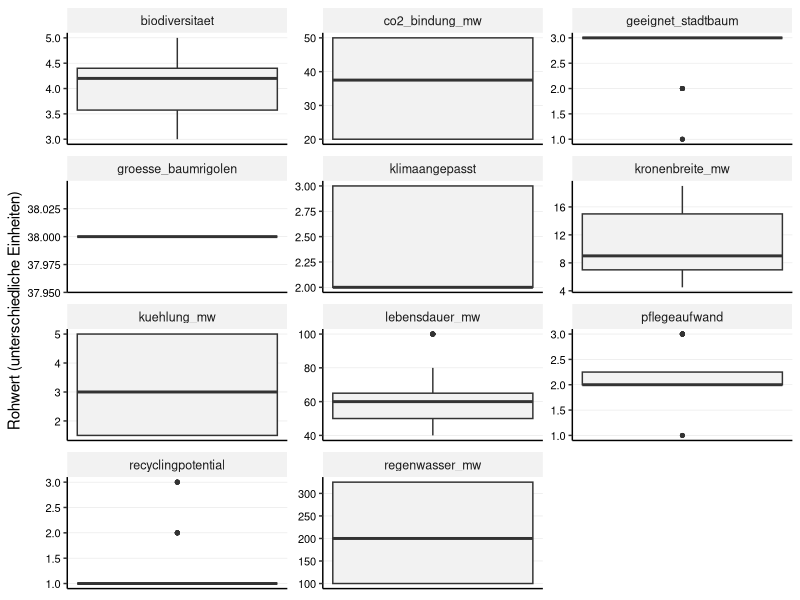
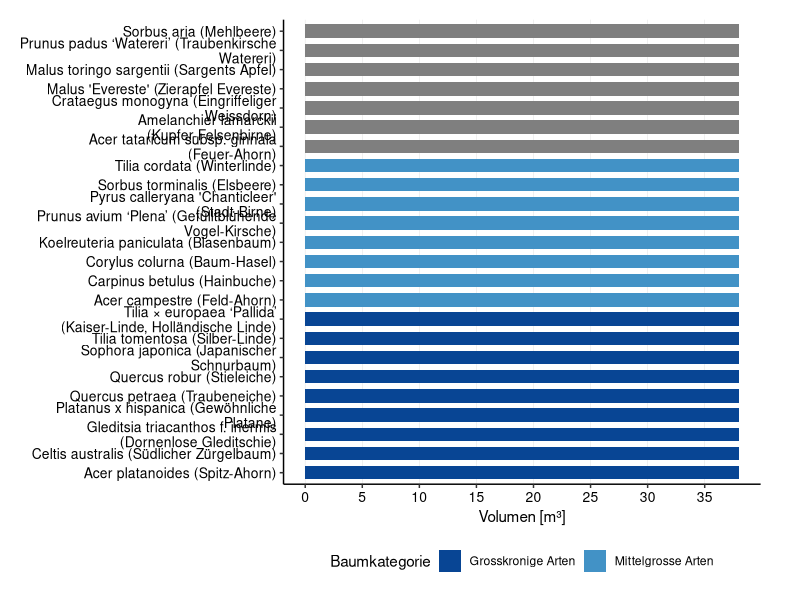

These charts were generated, in order, by the following R code: (Note: this script raises an error after producing the figures.)
## ---- chunk 1

library(tidyverse)
library(readr)
library(ggplot2)
library(forcats)
library(tidytext)
library(patchwork)

## ---- chunk 2

## 1. Daten Importieren

# Liest die Rohdaten für die Bäume ein
df_baeume_raw <- read_delim(
  "01_data_input/Baeume_tidy.csv", 
  delim = ";"
)

# Liest die Gewichtungen ein (jetzt mit "baeume" im Variablennamen)
weights_baeume_s0_raw <- read_delim(
  "01_data_input/Baeume_Gewichtung_Szenario0.csv", 
  delim = ";"
)
weights_baeume_s1_raw <- read_delim(
  "01_data_input/Baeume_Gewichtung_Szenario1.csv",
  delim = ";"
)
weights_baeume_s2_raw <- read_delim(
  "01_data_input/Baeume_Gewichtung_Szenario2.csv",
  delim = ";"
)
weights_baeume_s3_raw <- read_delim(
  "01_data_input/Baeume_Gewichtung_Szenario3.csv",
  delim = ";"
)
## ---- chunk 3
#| include: false
# --- PRÜFUNG BLOCK 1 (Bäume) ---

print("--- 1. Check: Spaltennamen Bäume (Sind alle Spaltennamen da?) ---")
colnames(df_baeume_raw)

print("--- 2. Check: Gewichtung S0 (Wurden Spalten getrennt?) ---")
head(weights_baeume_s0_raw) 

print("--- 3. Check: Gewichtung S3 (Zur Sicherheit) ---")
head(weights_baeume_s3_raw)

## ---- chunk 4
# A. Bereinigung der Rohdaten
df_baeume <- df_baeume_raw %>%
  select(baumkategorie, baumart, everything()) 

# B. Bereinigung der Gewichtungen (ALLE SZENARIEN)
# Wir fügen den Roh-Dateien die Szenario-Namen hinzu
df_weights_s0 <- weights_baeume_s0_raw %>%
  mutate(szenario = "Szenario 0: Baseline (IST)")
df_weights_s1 <- weights_baeume_s1_raw %>%
  mutate(szenario = "Szenario 1: Forschungsfokus")
df_weights_s2 <- weights_baeume_s2_raw %>%
  mutate(szenario = "Szenario 2: Radikale Vermeidung")
df_weights_s3 <- weights_baeume_s3_raw %>%
  mutate(szenario = "Szenario 3: Radikaler Lebenszyklus")

# Jetzt binden wir sie zu einer finalen Gewichtungs-Tabelle zusammen
df_weights <- bind_rows(df_weights_s0, df_weights_s1, df_weights_s2, df_weights_s3) %>%
  # Berechne das Gesamtgewicht (gewicht) aus den Rohspalten,
  mutate(
    gewicht = group_weight * within_group_weight
  ) %>%
   # umbenennen für den Join
  rename(
    bewertungskategorie = criterion_id
  ) %>%
  # Auswählen der Spalten, die der Rest des Skripts braucht
  select(szenario, bewertungskategorie, gewicht, group_id)

## ---- chunk 5
#| include: false
# --- PRÜFUNG BLOCK 2 ---
print("--- Check: Stimmen Kriterien überein? ---")
kriterien_gewichte <- unique(df_weights$bewertungskategorie)
spalten_baeume <- colnames(df_baeume)
missing <- setdiff(kriterien_gewichte, spalten_baeume)

if(length(missing) > 0) {
  print("ACHTUNG! Folgende Kriterien fehlen:")
  print(missing)
} else {
  print("ERFOLG: Alle Gewichtungs-Kriterien sind in den Baum-Daten vorhanden!")
}

## ---- chunk 6
# 3.1 Wide-to-Long
df_baeume_long <- df_baeume %>%
  pivot_longer(
    cols = where(is.numeric), 
    names_to = "bewertungskategorie", 
    values_to = "wert"
  )

# 3.2 JOIN mit Gewichtung
# WICHTIG: Wir nutzen left_join. 
df_baeume_joined <- df_baeume_long %>%
  left_join(df_weights, by = "bewertungskategorie", relationship = "many-to-many")

## ---- chunk 7
#| include: false
# --- PRÜFUNG BLOCK 3 (Bäume) ---

# Sicherheits-Check im Skript:
# Bei Bäumen erwarten wir eigentlich für ALLE Kriterien ein Gewicht (anders als bei Belägen mit den Info-Kosten).
if(any(is.na(df_baeume_joined$gewicht))) {
  warning("ACHTUNG: Einige Baum-Kriterien haben kein Gewicht gefunden! Bitte prüfen.")
}

print("--- Check 1: Dimensionen (Sollte riesig sein) ---")
# Erwartung: Anzahl Bäume (25) * Kriterien (ca. 11) * Szenarien (4)
dim(df_baeume_joined)

print("--- Check 2: Gibt es Kriterien ohne Gewicht? ---")
# Hier sollte im Idealfall eine leere Tabelle oder "0" kommen.
# Falls hier was steht, stimmen die Namen in der CSV nicht überein.
df_baeume_joined %>% 
  filter(is.na(gewicht)) %>% 
  select(bewertungskategorie) %>% 
  distinct()

print("--- Check 3: Stichprobe (Eiche in S2) ---")
# Zeig mir, ob die Gewichtung für Szenario 2 (Umwelt) bei CO2 hoch ist
df_baeume_joined %>%
  filter(baumart == "Quercus petraea (Traubeneiche)", szenario == "Szenario 2: Radikale Vermeidung") %>%
  filter(bewertungskategorie == "co2_bindung") %>%
  select(szenario, bewertungskategorie, wert, gewicht)
  
## ---- chunk 8
#| label: fig-baeume-analysis
#| fig.width: 10
#| fig.height: 16
#| out.width: "100%"
#| warning: false

# -------------------------------------------------------
# TEIL 1: Boxplot der Rohwerte (Überblick)  (Scientific Style)
# -------------------------------------------------------
# Hinweis: Da die Einheiten gemischt sind, nutzen wir facet_wrap mit freien Skalen.
plot_rohwerte_baeume <- ggplot(df_baeume_joined, aes(y = wert)) +
  geom_boxplot(fill = "grey95", width = 0.5, outlier.size = 1) +
  
  # Facetten für jedes Kriterium
  facet_wrap(~bewertungskategorie, scales = "free", ncol = 3) +
  
  labs(
    title = NULL, # Titel kommt in Word
    subtitle = NULL,
    x = NULL,
    y = "Rohwert (unterschiedliche Einheiten)"
  ) +
  
  theme_classic(base_size = 11) +
  
  theme(
    # Nur horizontale Gitterlinien (y) sind wichtig zum Ablesen der Werte
    panel.grid.major.y = element_line(color = "grey90", linewidth = 0.2),
    panel.grid.major.x = element_blank(),
    
    # Facetten-Label
    strip.background = element_rect(fill = "grey95", color = NA),
    strip.text = element_text(face = "plain", size = 9),
    
    # Y-Achse (Werte) MUSS sichtbar sein:
    axis.text.y = element_text(size = 8, color = "black"), 
    
    # X-Achse (unten) kann leer sein:
    axis.text.x = element_blank(),
    axis.ticks.x = element_blank()
  )

# print(plot_rohwerte_baeume)

## ---- chunk 9
#| include: false
# Speicher des Plots
ggsave("02_export/plots/check_01_rohwerte_verteilung_baeume.png", 
       plot = plot_rohwerte_baeume, width = 10, height = 8, dpi = 300)

## ---- chunk 10
#| label: fig-baeume-scientific-clean
#| fig.width: 12
#| fig.height: 10
#| out.width: "100%"
#| warning: false

## 4. Explorative Datenanalyse (Scientific Style - Clean)

library(patchwork)

# -------------------------------------------------------
# DATEN VORBEREITEN (Gemeinsame Basis)
# -------------------------------------------------------

levels_kategorie <- c("Grosskronige Arten", "Mittelgrosse Arten", "Kleine Arten")

colors_baeume <- c(
  "Grosskronige Arten" = "#084594", 
  "Mittelgrosse Arten" = "#4292c6", 
  "Kleine Arten" = "#9ecae1"
)

# -------------------------------------------------------
# TEIL 1: RAUMBEDARF (Horizontal & Lesbar)
# -------------------------------------------------------

# 1. Daten filtern & Bereinigen (bleibt gleich)
df_raum <- df_baeume_joined %>%
  filter(bewertungskategorie == "groesse_baumrigolen") %>%
  mutate(wert = as.numeric(wert)) %>%
  distinct(baumart, wert, baumkategorie) %>%
  mutate(baumkategorie = fct_relevel(baumkategorie, levels_kategorie)) %>%
  arrange(baumkategorie, baumart) %>%
  mutate(baumart_sortiert = factor(baumart, levels = unique(baumart)))

# 2. Plot erstellen
plot_raum <- ggplot(df_raum, 
       aes(x = baumart_sortiert, y = wert, fill = baumkategorie)) +
  
  geom_col(width = 0.7) +
  
  # HIER DIE ÄNDERUNG: Diagramm drehen
  coord_flip() +
  
  scale_fill_manual(values = colors_baeume) +
  
  # Text darf jetzt breiter laufen (da horizontal)
  scale_x_discrete(labels = function(x) stringr::str_wrap(x, width = 40)) +
  
  # Skala feinrastern
  scale_y_continuous(breaks = seq(0, 100, 5)) +
  
  labs(
    title = NULL,
    subtitle = NULL,
    x = NULL,
    y = "Volumen [m\u00B3]",
    fill = "Baumkategorie"
  ) +
  
  theme_classic(base_size = 11) +
  
  theme(
    legend.position = "bottom",
    plot.title = element_text(face = "plain", size = 12, hjust = 0),
    
    # WICHTIG: Gitterlinien tauschen! 
    # Durch coord_flip() ist die x-Achse jetzt optisch die vertikale Linie.
    # Wir brauchen aber Gitterlinien für die Werte (jetzt horizontal unten), also panel.grid.major.x
    panel.grid.major.x = element_line(color = "grey90", linewidth = 0.2),
    panel.grid.major.y = element_blank(),
    
    # Achsenbeschriftung: Gerade stellen (kein Winkel mehr nötig)
    axis.text.y = element_text(size = 10, color = "black"), # Baumnamen
    axis.text.x = element_text(size = 10, color = "black"), # Werte
    
    plot.margin = margin(t = 5, r = 10, b = 5, l = 5, unit = "mm")
  )

 # print(plot_raum)
## ---- chunk 11
#| include: false
# Speichern: 
# Breite normal (10-12), aber HÖHE (height) gross genug machen für die Liste!
ggsave("02_export/plots/Abb_Baeume_Raumbedarf_clean.png", 
       plot = plot_raum, width = 10, height = 10, dpi = 300)
## ---- chunk 12
# -------------------------------------------------------
# TEIL 2: ÖKOLOGISCHE LEISTUNG (Gedreht & Optimiert)
# -------------------------------------------------------

# 1. Daten filtern (bleibt gleich)
df_leistung <- df_baeume_joined %>%
  filter(bewertungskategorie %in% c("co2_bindung", "kuehlung", "regenwasser")) %>%
  mutate(wert = as.numeric(wert)) %>%
  distinct(baumart, bewertungskategorie, wert, baumkategorie) %>%
  mutate(facet_label = case_when(
    bewertungskategorie == "co2_bindung" ~ "CO\u2082-Bindung [kg/a]",
    bewertungskategorie == "kuehlung" ~ "Kühlleistung [\u00B0C]", 
    bewertungskategorie == "regenwasser" ~ "Regenwasser [l/Tag]"
  )) %>%
  mutate(facet_label = fct_relevel(facet_label, 
                                   "CO\u2082-Bindung [kg/a]", 
                                   "Kühlleistung [\u00B0C]", 
                                   "Regenwasser [l/Tag]")) %>%
  mutate(baumkategorie = fct_relevel(baumkategorie, levels_kategorie)) %>%
  arrange(baumkategorie, baumart) %>%
  mutate(baumart_sortiert = factor(baumart, levels = unique(baumart)))

# 2. Plot erstellen
plot_leistung <- ggplot(df_leistung, 
       aes(x = baumart_sortiert, y = wert, fill = baumkategorie)) +
  
  geom_col(width = 0.7) +
  
  # HIER DIE WICHTIGSTE ÄNDERUNG: Drehen!
  coord_flip() +
  
  # Facetten nebeneinander (ncol = 3) statt untereinander, 
  # damit man die Baumnamen nur EINMAL links hat (besserer Vergleich)
  facet_wrap(~facet_label, ncol = 3, scales = "free_x") + 
  
  scale_fill_manual(values = colors_baeume) +
  
  scale_x_discrete(labels = function(x) stringr::str_wrap(x, width = 40)) +
  
  labs(
    title = NULL, 
    x = NULL,
    y = NULL, 
    fill = "Baumkategorie"
  ) +
  
  theme_classic(base_size = 11) +
  
  theme(
    legend.position = "bottom",
    plot.title = element_text(face = "plain", size = 12, hjust = 0),
    
    # Gitterlinien anpassen (jetzt vertikal wichtig)
    panel.grid.major.x = element_line(color = "grey90", linewidth = 0.2),
    panel.grid.major.y = element_blank(),
    
    strip.background = element_rect(fill = "grey95", color = NA),
    strip.text = element_text(face = "bold", size = 10, hjust = 0.5),
    
    # Achsenbeschriftung: Horizontal und lesbar
    axis.text.y = element_text(size = 9, color = "black"), # Baumnamen
    axis.text.x = element_text(size = 9, color = "black"), # Werte
    
    # Abstände zwischen den Facetten etwas erhöhen
    panel.spacing = unit(1, "cm"),
    
    plot.margin = margin(t = 5, r = 10, b = 10, l = 5, unit = "mm")
  )


# print(plot_leistung)
## ---- chunk 13
#| include: false
# Speichern (Jetzt brauchen wir Höhe für die vielen Bäume und Breite für die 3 Spalten)
ggsave("02_export/plots/Abb_Baeume_Leistung_clean.png", 
       plot = plot_leistung, width = 14, height = 10, dpi = 300)

## ---- chunk 14
# 5.1 Definieren: Wo ist "weniger" besser?
kriterien_lower_is_better_baeume <- c(
  "pflegeaufwand",
  "groesse_baumrigolen"
)

# 5.2 Min-Max-Skalierung
# Wir normieren ALLES (auch ungewichtete Infos), damit wir sie plotten können.
# WICHTIG: Hier NICHT nach Gewicht filtern!
df_baeume_normalized <- df_baeume_joined %>%
  filter(!is.na(wert)) %>% # Nur Zeilen ohne Werte löschen 
  group_by(bewertungskategorie) %>%
  mutate(
    min_wert = min(wert, na.rm = TRUE),
    max_wert = max(wert, na.rm = TRUE),
    # Berechnung des Scores
    score_normiert = case_when(
      # Sonderfall: Wenn Min und Max gleich sind (alle gleich gut) -> Score 1
      (max_wert - min_wert) == 0 ~ 1,
      # Normale Skalierung (higher is better)
      !(bewertungskategorie %in% kriterien_lower_is_better_baeume) ~ (wert - min_wert) / (max_wert - min_wert),
      # Invertierte Skalierung (lower is better)
      bewertungskategorie %in% kriterien_lower_is_better_baeume ~ 1 - ((wert - min_wert) / (max_wert - min_wert))
    )
  ) %>%
  ungroup()

## ---- chunk 15
#| include: false
# --- PRÜFUNG BLOCK 5 ---

print("--- Check 1: Scores im Bereich 0-1? ---")
summary(df_baeume_normalized$score_normiert)

print("--- Check 2: Funktioniert 'Lower is better' (Baumrigolen)? ---")
# Wir vergleichen zwei Bäume: Einen mit kleiner Rigole (gut) und einen mit grosser (schlecht)
df_baeume_normalized %>%
  filter(bewertungskategorie == "groesse_baumrigolen") %>%
  select(baumart, wert, score_normiert) %>%
  arrange(wert) %>% # Sortiert nach Wert (kleinste Rigole oben)
  head(5)
## ---- chunk 16
#| label: fig-check-normierung-baeume
#| fig.width: 10
#| fig.height: 8
#| out.width: "100%"
#| warning: false

# Boxplot der normierten Scores (Scientific Style)
# Ziel: Überprüfen, ob die Min-Max-Skalierung funktioniert hat.
# Alle Boxplots müssen zwischen 0 und 1 liegen.

plot_normiert_baeume <- ggplot(df_baeume_normalized, aes(x = bewertungskategorie, y = score_normiert)) +
  geom_boxplot(fill = "grey90", width = 0.6, outlier.colour = "black", outlier.size = 1) +
  
  coord_flip() +
  
  # Fixe Skala 0-1 
  scale_y_continuous(limits = c(0, 1), expand = c(0, 0.05)) +
  
  labs(
    title = NULL,
    subtitle = NULL,
    x = NULL, # Kriterien-Namen stehen an der Achse
    y = "Normierter Score (0 = schlecht, 1 = ideal)"
  ) +
  
  theme_classic(base_size = 11) +
  
  theme(
    # Gitterlinien: Vertikal wichtig (um 0.5 etc. zu sehen), Horizontal weg
    panel.grid.major.x = element_line(color = "grey90", linewidth = 0.2),
    panel.grid.major.y = element_blank(),
    
    # Achsen-Texte
    axis.text.y = element_text(color = "black", size = 10), # Kriterien-Namen
    axis.text.x = element_text(color = "black", size = 10)  # Zahlen 0-1
  )


# print(plot_normiert_baeume)

## ---- chunk 17
#| include: false
ggsave("02_export/plots/check_02_normierte_scores_baeume.png", 
       plot = plot_normiert_baeume, width = 10, height = 7, dpi = 300)
## ---- chunk 18
# --- PRÜFUNG BLOCK 6 ---

print("--- Check: Liegen alle Scores zwischen 0 und 1? ---")
summary(df_baeume_normalized$score_normiert)
# Min muss >= 0.00 sein, Max <= 1.00

print("--- Check: Wurden Kriterien mit 'Lower is better' invertiert? ---")
# Wir prüfen Baumrigole: Kleiner Wert (6) sollte Score 1 sein (hatten wir oben schon, aber zur Sicherheit)
df_baeume_normalized %>%
  filter(bewertungskategorie == "groesse_baumrigolen") %>%
  group_by(wert) %>%
  summarise(mean_score = mean(score_normiert)) %>%
  arrange(wert) %>% # Kleinster Wert oben
  head(1)
## ---- chunk 19
# 7.1 Berechnung Score pro Kriterium
df_mca_calculated <- df_baeume_normalized %>%
  # HIER filtern wir alles raus, was kein Gewicht hat
  filter(!is.na(gewicht)) %>% 
  mutate(MCA_score_kriterium = score_normiert * gewicht)

# 7.2 Aggregation pro Szenario
# Wir summieren die Scores pro Baum und Szenario
df_mca_total <- df_mca_calculated %>%
  group_by(szenario, baumkategorie, baumart) %>%
  summarise(MCA_gesamtscore = sum(MCA_score_kriterium, na.rm = TRUE), .groups = 'drop') %>%
  # Sortierung: Erst nach Szenario, dann nach Punktzahl
  arrange(szenario, desc(MCA_gesamtscore)) 

# Anzeigen der Ergebnisse
print("--- MCA Gesamtergebnis (Auszug) ---")
print(df_mca_total, n = 20)

# 7.3 - Auswahl der "Top 3 Sieger"
# Ziel: Für jedes der 4 Szenarien die Top 3 Bäume aus dem Gesamtranking
N_BAEUME <- 3

df_sieger_baeume <- df_mca_total %>%
  group_by(szenario) %>%
  # Wählt die N besten Bäume innerhalb jedes Szenarios aus
  slice_max(MCA_gesamtscore, n = N_BAEUME) %>%
  ungroup() %>%
  # Ordnen für bessere Lesbarkeit
  arrange(szenario, desc(MCA_gesamtscore))

# Anzeigen der 12 Sieger-Bäume (4 Szenarien * 3 Bäume)
print(paste("--- Top", N_BAEUME, "Bäume pro Szenario (für Zeitstrahl-Analyse) ---"))
print(df_sieger_baeume)

## ---- chunk 20
#| include: false
# 7.4 Export der Tabellen
write_csv2(
  df_sieger_baeume, 
  file = "02_export/tables/mca_top3_baeume_pro_szenario.csv"
)
write_csv2(
  df_mca_total, 
  file = "02_export/tables/mca_rangliste_baeume_alle_szenarien.csv"
)
write_csv2(
  df_mca_calculated, 
  file = "02_export/tables/mca_details_berechnung_baeume.csv"
)

# --- PRÜFUNG BLOCK 7 ---

print("--- Check: Enthält die Berechnung noch Zeilen ohne Gewicht? ---")
# Sollte 0 Zeilen ergeben
df_mca_calculated %>% filter(is.na(gewicht)) %>% count()

print("--- Check: Plausibilität Ergebnisse (S0 Baseline) ---")
# Zeig mir die Top 3 von Szenario 0
df_sieger_baeume %>% 
  filter(szenario == "Szenario 0: Baseline (IST)") %>%
  select(baumart, MCA_gesamtscore)

## ---- chunk 21

# --- Datenaufbereitung für Stacked Plot (einmalig & aufgehübscht) ---
df_mca_groups_baeume_plot <- df_mca_calculated %>%
  group_by(szenario, baumkategorie, baumart, group_id) %>%
  summarise(gruppen_score = sum(MCA_score_kriterium, na.rm = TRUE), .groups = 'drop') %>%
  left_join(df_mca_total, by = c("szenario", "baumkategorie", "baumart")) %>%
  mutate(group_label_clean = case_when(
    group_id == "langlebigkeit" ~ "Langlebigkeit",
    group_id == "wirtschaftlichkeit" ~ "Wirtschaftlichkeit",
    group_id == "multifunktionale_nutzungsqualitaet" ~ "Multifunktionale Nutzungsqualität",
    group_id == "umweltwirkung" ~ "Umweltwirkung",
    group_id == "kreislauffaehigkeit" ~ "Kreislauffähigkeit",
    TRUE ~ group_id
  ))

# 1. Farben definieren (Einheitlich zur gesamten Arbeit)
colors_kategorie_baeume <- c(
  "Grosskronige Arten" = "#084594",  # Dunkelblau
  "Mittelgrosse Arten" = "#4292c6",  # Mittelblau
  "Kleine Arten" = "#9ecae1"         # Hellblau
)
# 2. Farben für Kriterien-Gruppen
colors_gruppen <- c(
  "Langlebigkeit" = "#08306b",                     # Dunkelstes Blau (Zeit)
  "Wirtschaftlichkeit" = "#2171b5",                # Dunkles Mittelblau (Geld)
  "Multifunktionale Nutzungsqualität" = "#4292c6", # Mittelblau
  "Umweltwirkung" = "#9ecae1",                     # Hellblau
  "Kreislauffähigkeit" = "#deebf7"                 # Sehr helles Blau/Grau
)
## ---- chunk 22
#| label: fig-mca-plots-baeume-s0
#| fig.width: 13
#| fig.height: 10
#| out.width: "95%"
#| dpi: 300

# --- Plot 1: Ranking (Szenario 0) ---
data_s0 <- df_mca_total %>% filter(szenario == "Szenario 0: Baseline (IST)")

plot_s0_rank <- ggplot(data_s0,
       aes(x = MCA_gesamtscore,
           y = fct_reorder(baumart, MCA_gesamtscore), 
           fill = baumkategorie)) + 
  geom_col(width = 0.7) +
  
  scale_x_continuous(limits = c(0, 1), expand = c(0, 0.05)) + 
  scale_y_discrete(labels = function(x) stringr::str_wrap(x, width = 40)) +
  scale_fill_manual(values = colors_kategorie_baeume) +
  
  labs(
    title = NULL, 
    x = "MCA Score (0-1)", 
    y = NULL, 
    fill = "Baumkategorie"
  ) +
  
  theme_classic(base_size = 11) + 
  
  theme(
    legend.position = "bottom",
    panel.grid.major.y = element_blank(),
    panel.grid.major.x = element_line(color = "grey90", linewidth = 0.2),
    axis.text = element_text(color = "black"),
    plot.margin = margin(t = 5, r = 10, b = 5, l = 5, unit = "mm")
  )

# print(plot_s0_rank, width = 10, height = 7)
## ---- chunk 23
#| include: false
ggsave("02_export/plots/mca_baeume_rank_s0.png",
       plot = plot_s0_rank, width = 10, height = 10, dpi = 300)
## ---- chunk 24
# --- Plot 2: Stacked Detail (Szenario 0) ---
data_s0_groups <- df_mca_groups_baeume_plot %>% filter(szenario == "Szenario 0: Baseline (IST)")

plot_s0_stack <- ggplot(data_s0_groups,
       aes(x = gruppen_score,
           y = fct_reorder(baumart, MCA_gesamtscore), 
           fill = group_label_clean)) + 
  geom_col(position = "stack", width = 0.7) +
  
  scale_x_continuous(limits = c(0, 1), expand = c(0, 0.05)) +
  scale_y_discrete(labels = function(x) stringr::str_wrap(x, width = 40)) +
  scale_fill_manual(values = colors_gruppen) +
  
  labs(
    title = NULL, 
    x = "Beitrag zum Score", 
    y = NULL, 
    fill = "Kriteriengruppe"
  ) +
  theme_classic(base_size = 11) + 
  theme(
    legend.position = "bottom",
    legend.text = element_text(size = 9),
    legend.box = "vertical",
    panel.grid.major.y = element_blank(),
    panel.grid.major.x = element_line(color = "grey90", linewidth = 0.2),
    axis.text = element_text(color = "black"),
    plot.margin = margin(t = 5, r = 10, b = 5, l = 5, unit = "mm")
  ) +
  guides(fill = guide_legend(nrow = 2, byrow = TRUE))

# print(plot_s0_stack)
## ---- chunk 25
#| include: false
ggsave("02_export/plots/mca_baeume_detail_s0.png",
       plot = plot_s0_stack, width = 10, height = 10, dpi = 300)
## ---- chunk 26
#| label: fig-mca-plots-baeume-s1
#| fig.width: 13
#| fig.height: 10
#| out.width: "95%"
#| dpi: 300

# --- Plot 1: Ranking (Szenario 1) ---
data_s1 <- df_mca_total %>% filter(szenario == "Szenario 1: Forschungsfokus")

plot_s1_rank <- ggplot(data_s1,
       aes(x = MCA_gesamtscore,
           y = fct_reorder(baumart, MCA_gesamtscore), 
           fill = baumkategorie)) + 
  geom_col(width = 0.7) +
  scale_x_continuous(limits = c(0, 1), expand = c(0, 0.05)) + 
  scale_y_discrete(labels = function(x) stringr::str_wrap(x, width = 40)) +
  scale_fill_manual(values = colors_kategorie_baeume) +
  labs(
    title = NULL,
    x = "MCA Score (0-1)",
    y = NULL,
    fill = "Baumkategorie"
  ) +
  theme_classic(base_size = 11) + 
  theme(
    legend.position = "bottom",
    panel.grid.major.y = element_blank(),
    panel.grid.major.x = element_line(color = "grey90", linewidth = 0.2),
    axis.text = element_text(color = "black"),
    plot.margin = margin(t = 5, r = 10, b = 5, l = 5, unit = "mm")
  )

print(plot_s1_rank)
ggsave("02_export/plots/mca_baeume_rank_s1.png",
      plot = plot_s1_rank, width = 10, height = 10, dpi = 300)

# --- Plot 2: Stacked Detail (Szenario 1) ---
data_s1_groups <- df_mca_groups_baeume_plot %>% filter(szenario == "Szenario 1: Forschungsfokus")

plot_s1_stack <- ggplot(data_s1_groups,
       aes(x = gruppen_score,
           y = fct_reorder(baumart, MCA_gesamtscore), 
           fill = group_label_clean)) + 
  geom_col(position = "stack", width = 0.7) +
  scale_x_continuous(limits = c(0, 1), expand = c(0, 0.05)) +
  scale_y_discrete(labels = function(x) stringr::str_wrap(x, width = 40)) +
  scale_fill_manual(values = colors_gruppen) +
  labs(
    title = NULL,
    x = "Beitrag zum Score",
    y = NULL,
    fill = "Kriteriengruppe"
  ) +
  theme_classic(base_size = 11) + 
  theme(
    legend.position = "bottom",
    legend.text = element_text(size = 9),
    legend.box = "vertical",
    panel.grid.major.y = element_blank(),
    panel.grid.major.x = element_line(color = "grey90", linewidth = 0.2),
    axis.text = element_text(color = "black"),
    plot.margin = margin(t = 5, r = 10, b = 5, l = 5, unit = "mm")
  ) +
  guides(fill = guide_legend(nrow = 2, byrow = TRUE))

# print(plot_s1_stack)
## ---- chunk 27
#| include: false
ggsave("02_export/plots/mca_baeume_detail_s1.png",
      plot = plot_s1_stack, width = 10, height = 10, dpi = 300)
## ---- chunk 28
#| label: fig-mca-plots-baeume-s2
#| fig.width: 13
#| fig.height: 10
#| out.width: "95%"
#| dpi: 300

# --- Plot 1: Ranking (Szenario 2) ---
data_s2 <- df_mca_total %>% filter(szenario == "Szenario 2: Radikale Vermeidung")

plot_s2_rank <- ggplot(data_s2,
       aes(x = MCA_gesamtscore,
           y = fct_reorder(baumart, MCA_gesamtscore), 
           fill = baumkategorie)) + 
  geom_col(width = 0.7) +
  scale_x_continuous(limits = c(0, 1), expand = c(0, 0.05)) + 
  scale_y_discrete(labels = function(x) stringr::str_wrap(x, width = 40)) +
  scale_fill_manual(values = colors_kategorie_baeume) +
  labs(
    title = NULL,
    x = "MCA Score (0-1)",
    y = NULL,
    fill = "Baumkategorie"
  ) +
  theme_classic(base_size = 11) + 
  theme(
    legend.position = "bottom",
    panel.grid.major.y = element_blank(),
    panel.grid.major.x = element_line(color = "grey90", linewidth = 0.2),
    axis.text = element_text(color = "black"),
    plot.margin = margin(t = 5, r = 10, b = 5, l = 5, unit = "mm")
  )

# print(plot_s2_rank)
## ---- chunk 29
#| include: false
ggsave("02_export/plots/mca_baeume_rank_s2.png",
       plot = plot_s2_rank, width = 10, height = 10, dpi = 300)
## ---- chunk 30
# --- Plot 2: Stacked Detail (Szenario 2) ---
data_s2_groups <- df_mca_groups_baeume_plot %>% filter(szenario == "Szenario 2: Radikale Vermeidung")

plot_s2_stack <- ggplot(data_s2_groups,
       aes(x = gruppen_score,
           y = fct_reorder(baumart, MCA_gesamtscore), 
           fill = group_label_clean)) + 
  geom_col(position = "stack", width = 0.7) +
  scale_x_continuous(limits = c(0, 1), expand = c(0, 0.05)) +
  scale_y_discrete(labels = function(x) stringr::str_wrap(x, width = 40)) +
  scale_fill_manual(values = colors_gruppen) +
  labs(
    title = NULL,
    x = "Beitrag zum Score",
    y = NULL,
    fill = "Kriteriengruppe"
  ) +
  theme_classic(base_size = 11) + 
  theme(
    legend.position = "bottom",
    legend.text = element_text(size = 9),
    legend.box = "vertical",
    panel.grid.major.y = element_blank(),
    panel.grid.major.x = element_line(color = "grey90", linewidth = 0.2),
    axis.text = element_text(color = "black"),
    plot.margin = margin(t = 5, r = 10, b = 5, l = 5, unit = "mm")
  ) +
  guides(fill = guide_legend(nrow = 2, byrow = TRUE))

# print(plot_s2_stack)
## ---- chunk 31
#| include: false
ggsave("02_export/plots/mca_baeume_detail_s2.png",
       plot = plot_s2_stack, width = 10, height = 10, dpi = 300)
## ---- chunk 32
#| label: fig-mca-plots-baeume-s3
#| fig.width: 13
#| fig.height: 10
#| out.width: "95%"
#| dpi: 300

# --- Plot 1: Ranking (Szenario 3) ---
data_s3 <- df_mca_total %>% filter(szenario == "Szenario 3: Radikaler Lebenszyklus")

plot_s3_rank <- ggplot(data_s3,
       aes(x = MCA_gesamtscore,
           y = fct_reorder(baumart, MCA_gesamtscore), 
           fill = baumkategorie)) + 
  geom_col(width = 0.7) +
  scale_x_continuous(limits = c(0, 1), expand = c(0, 0.05)) + 
  scale_y_discrete(labels = function(x) stringr::str_wrap(x, width = 40)) +
  scale_fill_manual(values = colors_kategorie_baeume) +
  labs(
    title = NULL,
    x = "MCA Score (0-1)",
    y = NULL,
    fill = "Baumkategorie"
  ) +
  theme_classic(base_size = 11) + 
  theme(
    legend.position = "bottom",
    panel.grid.major.y = element_blank(),
    panel.grid.major.x = element_line(color = "grey90", linewidth = 0.2),
    axis.text = element_text(color = "black"),
    plot.margin = margin(t = 5, r = 10, b = 5, l = 5, unit = "mm")
  )

print(plot_s3_rank)
ggsave("02_export/plots/mca_baeume_rank_s3.png",
       plot = plot_s3_rank, width = 10, height = 10, dpi = 300)


# --- Plot 2: Stacked Detail (Szenario 3) ---
data_s3_groups <- df_mca_groups_baeume_plot %>% filter(szenario == "Szenario 3: Radikaler Lebenszyklus")

plot_s3_stack <- ggplot(data_s3_groups,
       aes(x = gruppen_score,
           y = fct_reorder(baumart, MCA_gesamtscore), 
           fill = group_label_clean)) + 
  geom_col(position = "stack", width = 0.7) +
  scale_x_continuous(limits = c(0, 1), expand = c(0, 0.05)) +
  scale_y_discrete(labels = function(x) stringr::str_wrap(x, width = 40)) +
  scale_fill_manual(values = colors_gruppen) +
  labs(
    title = NULL,
    x = "Beitrag zum Score",
    y = NULL,
    fill = "Kriteriengruppe"
  ) +
  theme_classic(base_size = 11) + 
  theme(
    legend.position = "bottom",
    legend.text = element_text(size = 9),
    legend.box = "vertical",
    panel.grid.major.y = element_blank(),
    panel.grid.major.x = element_line(color = "grey90", linewidth = 0.2),
    axis.text = element_text(color = "black"),
    plot.margin = margin(t = 5, r = 10, b = 5, l = 5, unit = "mm")
  ) +
  guides(fill = guide_legend(nrow = 2, byrow = TRUE))

# print(plot_s3_stack)
## ---- chunk 33
#| include: false
ggsave("02_export/plots/mca_baeume_detail_s3.png",
       plot = plot_s3_stack, width = 10, height = 10, dpi = 300)
## ---- chunk 34
# --- PRÜFUNG BLOCK 8 (Bäume) ---

print("--- Check 1: Stimmt die Mathematik der Stacked Plots? ---")
# Wir summieren die Teile (Gruppen) und vergleichen sie mit dem Gesamtscore
check_summe_baeume <- df_mca_groups_baeume_plot %>%
  group_by(szenario, baumart) %>%
  summarise(
    summe_gruppen = sum(gruppen_score),
    original_total = mean(MCA_gesamtscore), # Sollte identisch sein
    .groups = "drop"
  ) %>%
  mutate(differenz = abs(summe_gruppen - original_total)) %>%
  arrange(desc(differenz))

# Zeig mir die grössten Abweichungen (Sollte 0 oder fast 0 sein, z.B. 1e-15)
print(head(check_summe_baeume))

print("--- Check 2: Sind alle 4 Szenarien in den Plot-Daten vorhanden? ---")
unique(df_mca_groups_baeume_plot$szenario)

print("--- Check 3: Top-Baum in Szenario 0 (Wer gewinnt?) ---")
df_mca_total %>% 
  filter(szenario == "Szenario 0: Baseline (IST)") %>% 
  slice_max(MCA_gesamtscore, n = 1) %>%
  select(baumart, MCA_gesamtscore)
